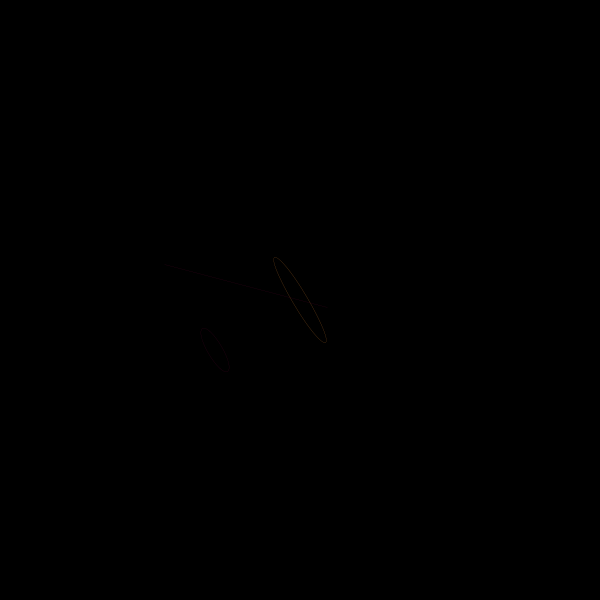
Frame 1 (no input)
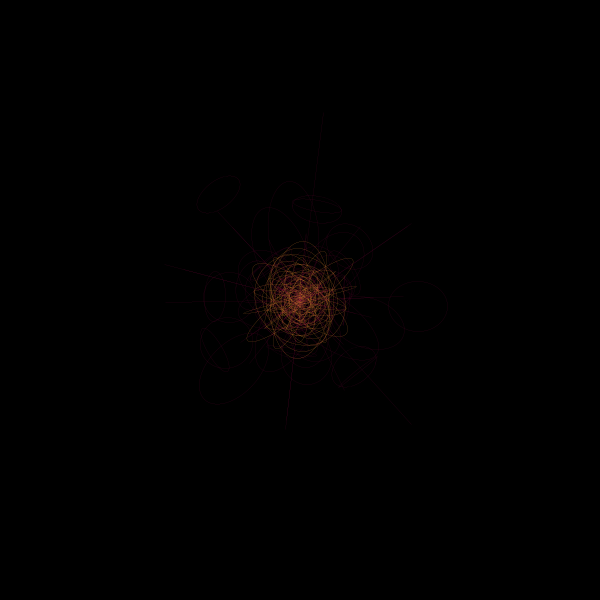
Frame 60 (the mouse pressed at the canvas centre just before this capture)
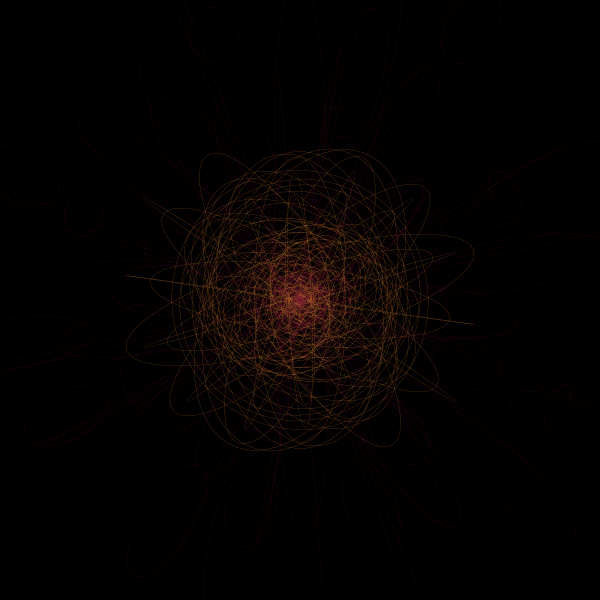
Frame 120 (the mouse held since frame 60 and released just before this capture)

The Processing sketch that drew these frames (run headless with seeded random() and noise(); from frame 60 on, the mouse is pressed at the canvas centre):

// Processing sketch: processing_168861
// ── processing_168861.pde


//import processing.pdf.*;

float x, y;
float angle = 30; 
float r = 100;
float diff = 4; 


void setup() {
  size(600, 600);
  background(0);
  //beginRecord(PDF, "every.pdf");
}

void draw() {

  noFill(); 


  x = r * cos(angle); 
  y = r * sin(angle);

  strokeWeight(0.1); 
  stroke(255, 150, 50); 

  translate(width/2, height/2); 
  rotate(r); 


  ellipse(0, 0, x, y);

  strokeWeight(0.03); 
  stroke(100, 0, 50); 
  
  ellipse(y, 0, x, 50);
  line( 20, 20, y, y); 

  angle = angle +50;
  r = r - diff;

  if ( r == 0 || r == 500) { 
    diff =  diff * -1;
  }
}


/*void keyPressed() {
  if (key == 'q') {
    endRecord();
    exit();
  }
}*/
